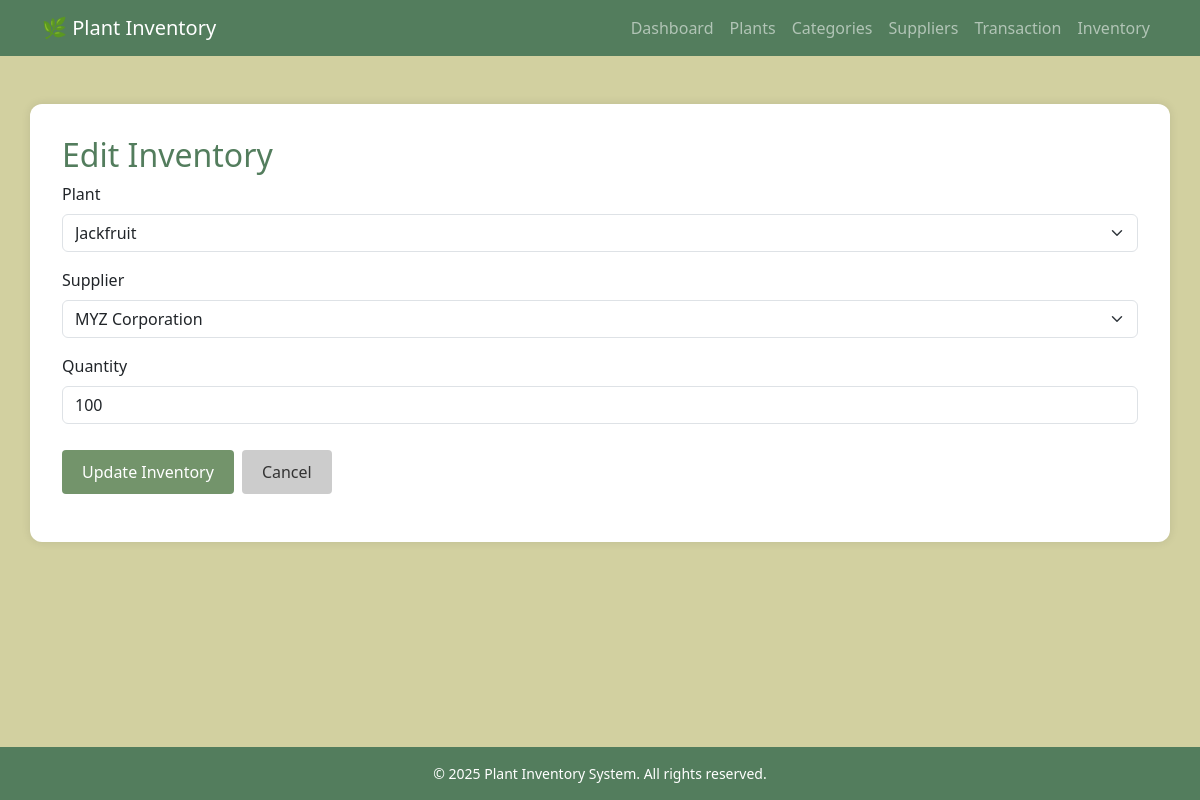
/edit_inventory.php?id=14 (signed in), run on an earlier commit of the app's database.
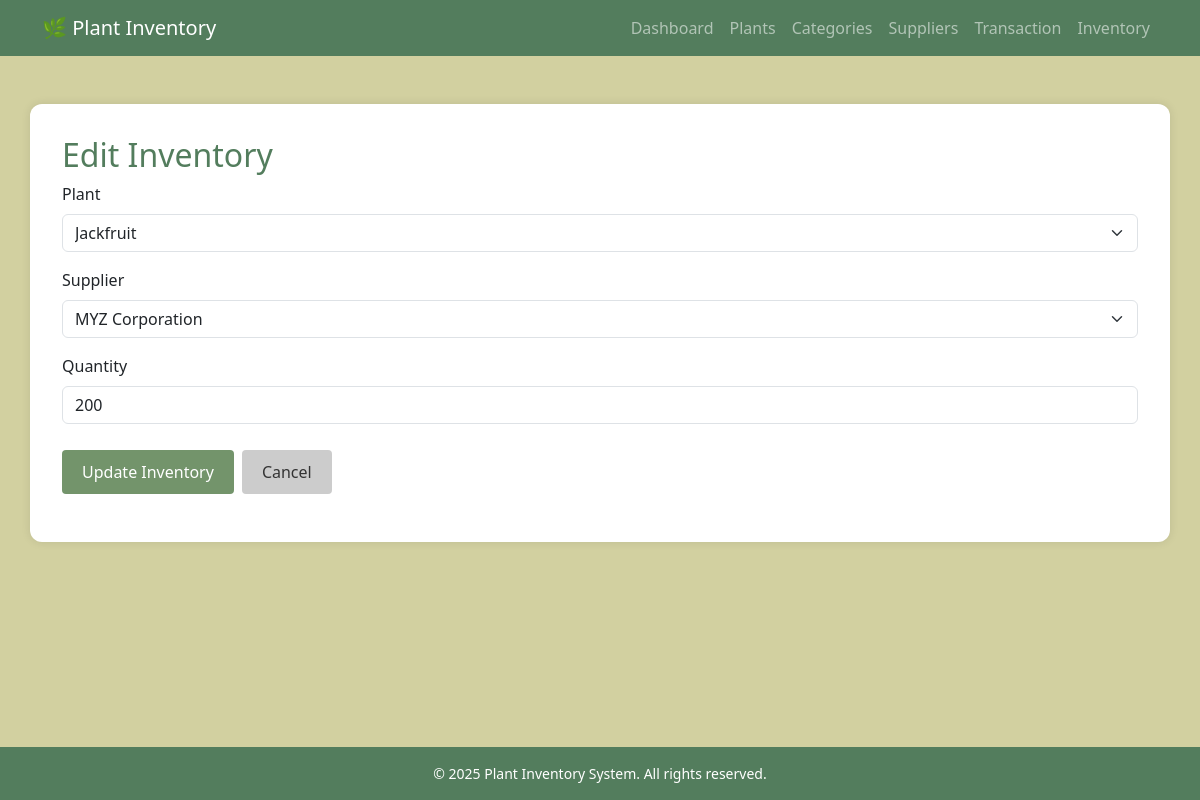
And on a later commit of the database.
### tables this page shows
CREATE TABLE `inventory` (
  `InventoryID` int(11) NOT NULL,
  `PlantID` int(11) NOT NULL,
  `SupplierID` int(11) NOT NULL,
  `inv_quantity` int(11) NOT NULL,
  `LastUpdated` datetime NOT NULL DEFAULT current_timestamp()
);

CREATE TABLE `plants` (
  `PlantID` int(11) NOT NULL,
  `Name` varchar(255) NOT NULL,
  `ScientificName` varchar(255) NOT NULL,
  `Location` varchar(255) NOT NULL,
  `LastUpdated` datetime NOT NULL DEFAULT current_timestamp(),
  `ImagePath` longblob NOT NULL,
  `category_id` int(11) DEFAULT NULL
);

CREATE TABLE `suppliers` (
  `SupplierID` int(11) NOT NULL,
  `Name` varchar(255) NOT NULL,
  `ContactEmail` varchar(255) NOT NULL,
  `PhoneNumber` varchar(15) NOT NULL
);

### edit_inventory.php (the view, shortened to what this page needs)
<?php
include 'navbar.php';
include 'auth.php';
$id = $_GET['id'] ?? null;
$inventory = $conn->query("SELECT * FROM inventory WHERE InventoryID = $id")->fetch_assoc();
$plants = $conn->query("SELECT PlantID, Name FROM plants");
$suppliers = $conn->query("SELECT SupplierID, Name FROM suppliers");
?>
<!DOCTYPE html>
<html lang="en">
<head>
    <link href="https://cdn.jsdelivr.net/npm/bootstrap@5.3.0/dist/css/bootstrap.min.css" rel="stylesheet">
</head>
<body>
<main>
    <div class="container main">
        <h2>Edit Inventory</h2>
        <form method="POST">
            <div class="mb-3">
                <label class="form-label">Plant</label>
                <select name="plant_id" class="form-select" required>
                    <?php while($p = $plants->fetch_assoc()): ?>
                        <option value="<?= $p['PlantID'] ?>" <?= $inventory['PlantID'] == $p['PlantID'] ? 'selected' : '' ?>>
                            <?= htmlspecialchars($p['Name']) ?>
                        </option>
                    <?php endwhile; ?>
                </select>
            </div>
            <div class="mb-3">
                <label class="form-label">Supplier</label>
                <select name="supplier_id" class="form-select" required>
                    <?php while($s = $suppliers->fetch_assoc()): ?>
                        <option value="<?= $s['SupplierID'] ?>" <?= $inventory['SupplierID'] == $s['SupplierID'] ? 'selected' : '' ?>>
                            <?= htmlspecialchars($s['Name']) ?>
                        </option>
                    <?php endwhile; ?>
                </select>
            </div>
            <div class="mb-3">
                <label class="form-label">Quantity</label>
                <input type="number" name="quantity" class="form-control" required min="1" value="<?= $inventory['inv_quantity'] ?>">
            </div>
            <div class="d-flex gap-2">
                <button type="submit" class="btn blue">Update Inventory</button>
                <button type="button" class="btn blue btn-secondary" onclick="window.location.href='manage_inventory.php'">Cancel</button>
            </div>
        </form>
    </div>
</main>
<?php include 'footer.php'; ?>
</body>
</html>

What changed in the data, as far as the page shows it:
changed inventory "Jackfruit": quantity "100" → "200"
